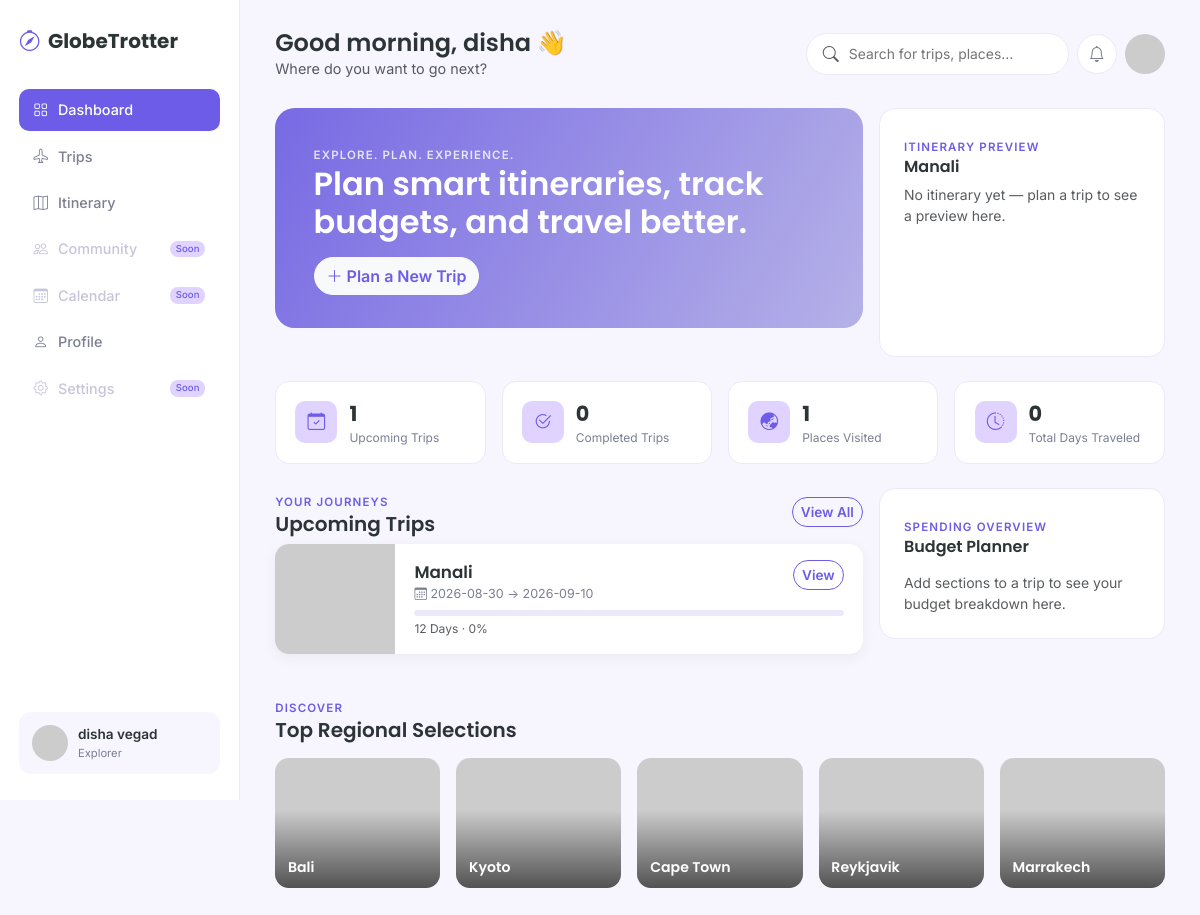
Screenshot of /landing (signed in) with the database file from the repository.
### models.py (models this page shows)
class Trip(db.Model):
    id = db.Column(db.Integer, primary_key=True)
    user_id = db.Column(db.Integer, db.ForeignKey('user.id'), nullable=False)
    place = db.Column(db.String(120))
    start_date = db.Column(db.String(20))
    end_date = db.Column(db.String(20))
    sections = db.relationship('Section', backref='trip', lazy=True, cascade="all, delete-orphan")
    items = db.relationship('ItineraryItem', backref='trip', lazy=True, cascade="all, delete-orphan")

### app.py (the view)
@app.route('/landing')
@login_required
def landing():
    trips = Trip.query.filter_by(user_id=session['user_id']).order_by(Trip.id.desc()).all()
    today = datetime.now().date()
    upcoming_count = 0
    completed_count = 0
    total_days = 0
    countries = set()
    for t in trips:
        if t.place:
            countries.add(t.place.strip().lower())
        info = trip_progress(t)
        if info['status'] == 'upcoming':
            upcoming_count += 1
        elif info['status'] == 'completed':
            completed_count += 1
            total_days += info['days']
    latest_trip = trips[0] if trips else None
    donut_segments = []
    total_budget = 0
    preview_items = []
    if latest_trip:
        secs = Section.query.filter_by(trip_id=latest_trip.id).all()
        total_budget = sum(s.budget or 0 for s in secs)
        for idx, s in enumerate(secs):
            pct = round((s.budget / total_budget * 100), 1) if total_budget else 0
            donut_segments.append({
                'title': s.title, 'budget': s.budget,
                'pct': pct, 'color': DONUT_COLORS[idx % len(DONUT_COLORS)]
            })
        preview_items = ItineraryItem.query.filter_by(trip_id=latest_trip.id)\
            .order_by(ItineraryItem.day_number).limit(5).all()
    conic_css = build_conic(donut_segments)
    trip_cards = [{'trip': t, 'info': trip_progress(t)} for t in trips[:3]]
    return render_template('landing.html',
        trip_cards=trip_cards, upcoming_count=upcoming_count, completed_count=completed_count,
        countries_count=len(countries), total_days=total_days, latest_trip=latest_trip,
        donut_segments=donut_segments, total_budget=total_budget, conic_css=conic_css,
        preview_items=preview_items)

### app.py (called while the page is built, shortened)
def login_required(f):
    @wraps(f)
    def wrap(*args, **kwargs):
        if 'user_id' not in session:
            flash("Please login first")
            return redirect(url_for('login'))
        return f(*args, **kwargs)
    return wrap

def parse_date(d):
    try:
        return datetime.strptime(d, '%Y-%m-%d').date()
    except Exception:
        return None

def trip_progress(trip):
    today = datetime.now().date()
    s = parse_date(trip.start_date)
    e = parse_date(trip.end_date) or s
    if not s:
        return {'status': 'upcoming', 'percent': 0, 'days': 0}
    days = (e - s).days + 1 if e else 1
    if today < s:
        return {'status': 'upcoming', 'percent': 0, 'days': days}
    elif today > e:
        return {'status': 'completed', 'percent': 100, 'days': days}
    else:
        elapsed = (today - s).days + 1
        pct = int((elapsed / days) * 100) if days else 0
        return {'status': 'ongoing', 'percent': min(pct, 100), 'days': days}

def build_conic(segments):
    if not segments:
        return "#E0D3FF"

### templates/landing.html
{% extends 'base.html' %}
{% block content %}
<div class="top-row">
    <div>
        <h4 class="mb-0">Good morning, {{ session.get('user_name','Traveller').split(' ')[0] }} 👋</h4>
        <p class="text-muted mb-0" style="font-size:0.9rem;">Where do you want to go next?</p>
    </div>
    <div class="d-flex align-items-center gap-2">
        <div class="top-search">
            <i class="bi bi-search text-muted"></i>
            <input type="text" placeholder="Search for trips, places...">
        </div>
        <div class="bell-btn"><i class="bi bi-bell"></i></div>
        <div class="topbar-avatar" style="background-image:url('https://picsum.photos/seed/user{{ session.user_id }}/80/80');"></div>
    </div>
</div>
<div class="row g-3 mb-4">
    <div class="col-md-8">
        <div class="gt-hero" style="background-image:url('https://picsum.photos/seed/globetrotter-hero/900/400');">
            <div class="gt-hero-content">
                <span class="eyebrow" style="color:rgba(255,255,255,0.8);">Explore. Plan. Experience.</span>
                <h1>Plan smart itineraries, track budgets, and travel better.</h1>
                <a href="{{ url_for('create_trip') }}" class="btn btn-light mt-2 fw-semibold" style="border-radius:24px; color:var(--purple);">
                    <i class="bi bi-plus-lg"></i> Plan a New Trip
                </a>
            </div>
        </div>
    </div>
    <div class="col-md-4">
        <div class="gt-card h-100">
            <div class="d-flex justify-content-between align-items-start mb-2">
                <div>
                    <span class="eyebrow">Itinerary preview</span>
                    {% if latest_trip %}<h6 class="mb-0">{{ latest_trip.place }}</h6>{% endif %}
                </div>
            </div>
            {% if latest_trip and preview_items %}
                {% for i in preview_items %}
                <div class="d-flex align-items-center mb-2">
                    <span class="day-badge" style="width:26px; height:26px; font-size:0.7rem;">{{ i.day_number }}</span>
                    <span style="font-size:0.85rem;">{{ i.activity }}</span>
                </div>
                {% endfor %}
                <a href="{{ url_for('itinerary_view', trip_id=latest_trip.id) }}" class="btn btn-outline-purple btn-sm w-100 mt-2">View Full Itinerary</a>
            {% else %}
                <p class="text-muted small mb-0">No itinerary yet — plan a trip to see a preview here.</p>
            {% endif %}
        </div>
    </div>
</div>
<div class="row g-3 mb-4">
    <div class="col-md-3 col-6">
        <div class="stat-card"><div class="stat-icon"><i class="bi bi-calendar-check"></i></div>
            <div><div class="stat-num">{{ upcoming_count }}</div><div class="stat-label">Upcoming Trips</div></div></div>
    </div>
    <div class="col-md-3 col-6">
        <div class="stat-card"><div class="stat-icon"><i class="bi bi-check2-circle"></i></div>
            <div><div class="stat-num">{{ completed_count }}</div><div class="stat-label">Completed Trips</div></div></div>
    </div>
    <div class="col-md-3 col-6">
        <div class="stat-card"><div class="stat-icon"><i class="bi bi-globe-asia-australia"></i></div>
            <div><div class="stat-num">{{ countries_count }}</div><div class="stat-label">Places Visited</div></div></div>
    </div>
    <div class="col-md-3 col-6">
        <div class="stat-card"><div class="stat-icon"><i class="bi bi-clock-history"></i></div>
            <div><div class="stat-num">{{ total_days }}</div><div class="stat-label">Total Days Traveled</div></div></div>
    </div>
</div>
<div class="row g-3 mb-4">
    <div class="col-md-8">
        <div class="d-flex justify-content-between align-items-center mb-2">
            <div><span class="eyebrow">Your journeys</span><h5 class="mb-0">Upcoming Trips</h5></div>
            <a href="{{ url_for('trip_listing') }}" class="btn btn-sm btn-outline-purple">View All</a>
        </div>
        {% if trip_cards %}
            {% for tc in trip_cards %}
            <div class="trip-ticket">
                <div class="stub-img" style="background-image:url('https://picsum.photos/seed/{{ tc.trip.place|replace(' ','') }}{{ tc.trip.id }}/260/260');"></div>
                <div class="stub-body w-100">
                    <div class="d-flex justify-content-between">
                        <div>
                            <div class="stub-place">{{ tc.trip.place }}</div>
                            <div class="stub-dates"><i class="bi bi-calendar3"></i> {{ tc.trip.start_date }} &rarr; {{ tc.trip.end_date }}</div>
                        </div>
                        <a href="{{ url_for('itinerary_view', trip_id=tc.trip.id) }}" class="btn btn-sm btn-outline-purple align-self-start">View</a>
                    </div>
                    <div class="progress-thin"><div class="fill" style="width:{{ tc.info.percent }}%;"></div></div>
                    <div class="text-muted mt-1" style="font-size:0.75rem;">{{ tc.info.days }} Days &middot; {{ tc.info.percent }}%</div>
                </div>
            </div>
            {% endfor %}
        {% else %}
            <div class="gt-card text-center py-4">
                <i class="bi bi-airplane" style="font-size:1.6rem; color:var(--purple);"></i>
                <p class="text-muted mt-2 mb-0">No trips yet. Start planning your first one!</p>
            </div>
        {% endif %}
    </div>
    <div class="col-md-4">
        <div class="gt-card">
            <span class="eyebrow">Spending overview</span>
            <h6 class="mb-3">Budget Planner</h6>
            {% if donut_segments %}
            <div class="d-flex align-items-center gap-3">
                <div class="donut" style="background:{{ conic_css }};">
                    <div class="donut-center">
                        <div class="amt">₹{{ total_budget|int }}</div>
                        <div class="lbl">Total</div>
                    </div>
                </div>
                <div>
                    {% for seg in donut_segments %}
                    <div class="legend-row">
                        <span class="legend-dot" style="background:{{ seg.color }};"></span>
                        {{ seg.title }} &middot; ₹{{ seg.budget|int }}
                    </div>
                    {% endfor %}
                </div>
            </div>
            {% else %}
            <p class="text-muted small mb-0">Add sections to a trip to see your budget breakdown here.</p>
            {% endif %}
        </div>
    </div>
</div>
<div class="mb-3"><span class="eyebrow">Discover</span><h5 class="mb-0">Top Regional Selections</h5></div>
<div class="row g-3">
    {% for city in ['Bali','Kyoto','Cape Town','Reykjavik','Marrakech'] %}
    <div class="col">
        <div class="dest-card" style="background-image:url('https://picsum.photos/seed/{{ city|replace(' ','') }}/300/200');">
            <span>{{ city }}</span>
        </div>
    </div>
    {% endfor %}
</div>
{% endblock %}

### templates/base.html (shortened to what this page needs)
<!DOCTYPE html>
<html lang="en">
<head>
    <link href="https://cdn.jsdelivr.net/npm/bootstrap@5.3.0/dist/css/bootstrap.min.css" rel="stylesheet">
    <link href="https://cdn.jsdelivr.net/npm/bootstrap-icons@1.11.3/font/bootstrap-icons.css" rel="stylesheet">
    <link rel="stylesheet" href="{{ url_for('static', filename='style.css') }}">
</head>
<body>
{% if session.get('user_id') %}
<div class="app-shell">
    <aside class="sidebar">
        <a class="brand" href="{{ url_for('landing') }}"><i class="bi bi-compass"></i>GlobeTrotter</a>
        <a href="{{ url_for('landing') }}" class="nav-item {% if request.endpoint=='landing' %}active{% endif %}">
            <i class="bi bi-grid"></i> Dashboard
        </a>
        <a href="{{ url_for('trip_listing') }}" class="nav-item {% if request.endpoint=='trip_listing' %}active{% endif %}">
            <i class="bi bi-airplane"></i> Trips
        </a>
        <a href="{{ url_for('trip_listing') }}" class="nav-item {% if request.endpoint=='itinerary_view' or request.endpoint=='build_itinerary' %}active{% endif %}">
            <i class="bi bi-map"></i> Itinerary
        </a>
        <span class="nav-item disabled"><i class="bi bi-people"></i> Community <span class="soon-tag">Soon</span></span>
        <span class="nav-item disabled"><i class="bi bi-calendar3"></i> Calendar <span class="soon-tag">Soon</span></span>
        <a href="{{ url_for('profile') }}" class="nav-item {% if request.endpoint=='profile' %}active{% endif %}">
            <i class="bi bi-person"></i> Profile
        </a>
        <span class="nav-item disabled"><i class="bi bi-gear"></i> Settings <span class="soon-tag">Soon</span></span>
        <a href="{{ url_for('profile') }}" class="sidebar-user">
            <div class="mini-avatar" style="background-image:url('https://picsum.photos/seed/user{{ session.user_id }}/80/80');"></div>
            <div>
                <div class="name">{{ session.get('user_name','Traveller') }}</div>
                <div class="role">Explorer</div>
            </div>
        </a>
    </aside>
    <main class="main-content">
        {% block content %}{% endblock %}
    </main>
</div>
{% endif %}
</body>
</html>

### rows the page displays
Trip: place "Manali", trip.place "Manali", trip.start_date "2026-08-30", trip.end_date "2026-09-10"

### other values shown
{{ session.get('user_name','Traveller') }} "disha vegad"
{{ session.get('user_name','Traveller').split(' ')[0] }} "disha"
{{ upcoming_count }} "1"
{{ completed_count }} "0"
{{ countries_count }} "1"
{{ total_days }} "0"
{{ tc.info.days }} "12"
{{ tc.info.percent }} "0"
{{ city }} "Bali" "Kyoto" "Cape Town" "Reykjavik" "Marrakech"
